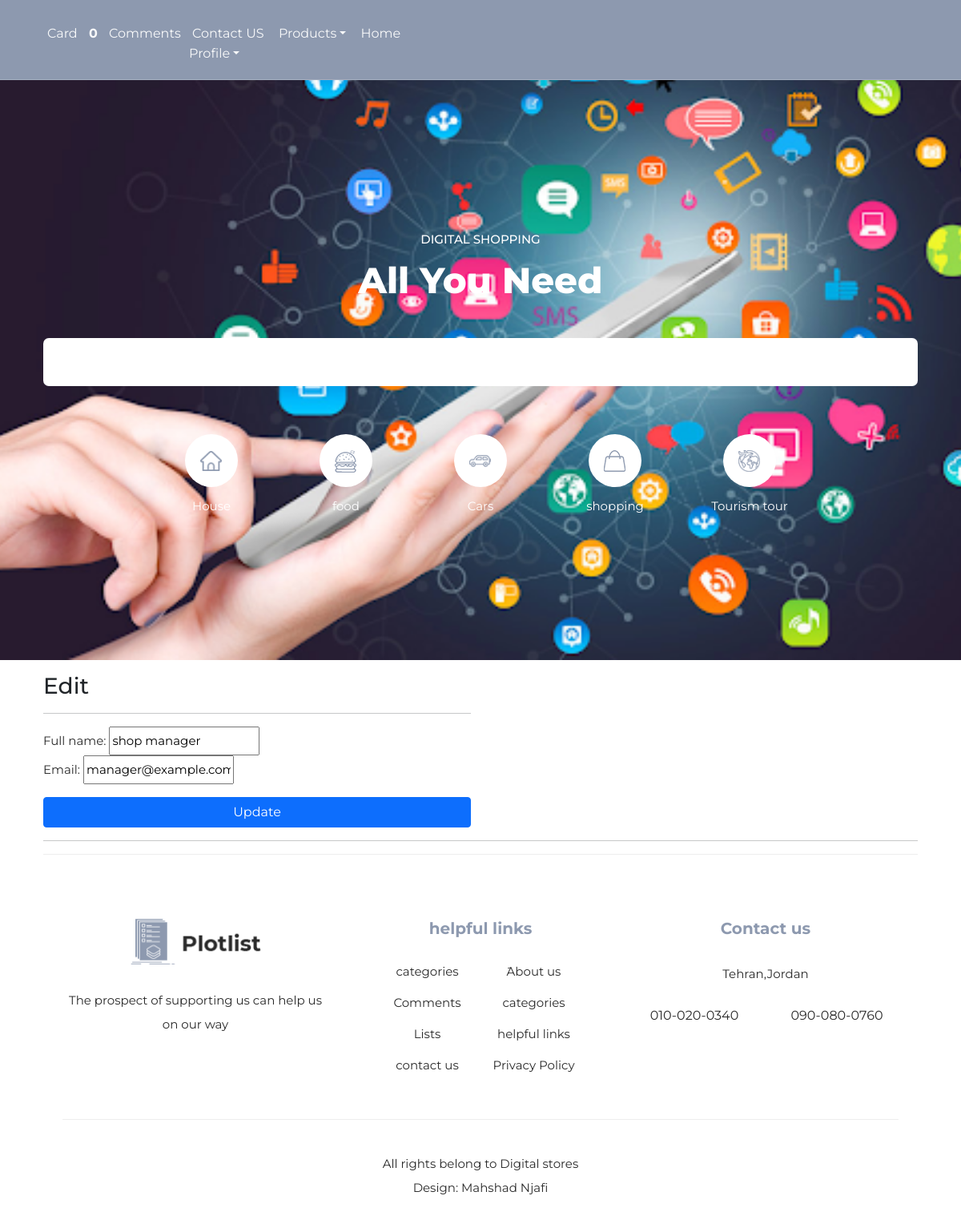
Screenshot of /accounts/profile/edit (signed in) with the database file from the repository.
### accounts/models.py (models this page shows, shortened)
class User(AbstractBaseUser):
    email = models.EmailField(max_length=100, unique=True)
    full_name = models.CharField(max_length=100)
    is_admin = models.BooleanField(default=False)
    is_active = models.BooleanField(default=True)
    likes = models.ManyToManyField(Product, blank=True, related_name='likes')
    is_manager = models.BooleanField(default=False)
    objects = UserManager()
    USERNAME_FIELD = 'email'
    REQUIRED_FIELDS = ['full_name']
    def get_likes_count(self):
        return self.likes.count()

### accounts/views.py (the view)
# urls.py: path('profile/edit', views.edit_profile, name='edit_profile'),
def edit_profile(request):
    form = EditProfileForm(request.POST, instance=request.user)
    if form.is_valid():
        form.save()
        messages.success(request, 'Your profile has been updated', 'success')
        return redirect('accounts:edit_profile')
    else:
        form = EditProfileForm(instance=request.user)
    context = {'title':'Edit profile', 'form':form}
    return render(request, 'edit_profile.html', context)

### accounts/forms.py
class EditProfileForm(forms.ModelForm):
    class Meta:
        model = User
        fields = ['full_name', 'email']

### cart/utils/cart.py (called while the page is built)
    def __iter__(self):
        product_ids = self.cart.keys()
        products = Product.objects.filter(id__in=product_ids)
        cart = self.cart.copy()
        for product in products:
            cart[str(product.id)]['product'] = product
        for item in cart.values():
            item['total_price'] = int(item['price']) * int(item['quantity'])
            yield item

    def add_cart_session(self):
        cart = self.session.get(CART_SESSION_ID)
        if not cart:
            cart = self.session[CART_SESSION_ID] = {}
        return cart

### online_shop/context_processors.py (called while the page is built)
def return_cart(request):
    cart = len(list(Cart(request)))
    return {'cart_count': cart}

def return_categories(request):
    categories = Category.objects.all()
    return {'categories': categories}

### shop/models.py (called while the page is built)
    def __str__(self):
        return self.title

### accounts/templates/edit_profile.html (shortened to what this page needs)
{% extends "base.html" %} {% load crispy_forms_tags %} {% block content %}
<div class="col-md-6">
  <form method="POST">
    <h3>Edit</h3>
    <hr />
    {{ form.as_p }}
    <div class="form-group">
      <button class="btn btn-primary mt-3 w-100" type="submit">Update</button>
    </div>
  </form>
</div>
{% endblock %}

### shop/templates/base.html (shortened to what this page needs)
{% load static %}
<!DOCTYPE html>
<html lang="en">
  <head>
    <link href="https://cdn.jsdelivr.net/npm/bootstrap@5.3.3/dist/css/bootstrap.min.css" rel="stylesheet">
    <link href="{% static 'bootstrap/css/bootstrap.min.css' %}" rel="stylesheet">
    <link rel="stylesheet" href="{% static 'css/fontawesome.css' %}">
    <link rel="stylesheet" href="{% static 'css/templatemo-plot-listing.css' %}">
    <link rel="stylesheet" href="{% static 'css/animated.css' %}">
    <link rel="stylesheet" href="{% static 'css/owl.css' %}">
    <link rel="stylesheet" href="{% static 'css/style.css' %}">
  </head>
  <body>
  <header class="header-area header-sticky wow slideInDown" data-wow-duration="0.75s" data-wow-delay="0s">
    <div class="container">
    <div class="row">
      <div class="col-12">
        <nav class="nav" style="background-color:none;">
          <div class="header1">
          <a  href="{% url 'cart:show_cart' %}" class="text-light">Card</a>
          {% if request.user.is_authenticated %}
          <b class="text-light ">{{ request.user.get_likes_count}}</b>
          {% endif %}
          <a href="{% url 'shop:favorites' %}" class="text-light ml-5 ">Comments</a>
          <a href="{% url 'shop:home_page' %}" class="text-light ml-5 ">Contact US</a>
          <a class="mt-2 me-1 ms-1 text-light ml-5 dropdown-toggle" id="dropdownUser1" data-bs-toggle="dropdown" aria-expanded="false">Products</a>
          <a href="{% url 'shop:home_page' %}" class="text-light ml-5">Home</a>
          {% if request.user.is_authenticated %}
          <div class="dropdown text-end align-items-right ml-5 pl-5">
            <a href="#" class="btn  text-light me-4 d-block link-light text-decoration-none dropdown-toggle" id="dropdownUser1"
              data-bs-toggle="dropdown" aria-expanded="false">Profile</a>
          </div>
          </div>
          {% else %}
          <div class="header2">
            <a style="margin: 5px;" href="{% url 'accounts:user_login' %}" class="btn btn-primary">login</a>
            <a href="{% url 'accounts:user_register' %}" class="btn btn-primary">Register</a>
          </div>
          {% endif %}
          </div>
     </div>
   </div>
</header>
 <div class="main-banner">
  <div class="container">
    <div class="row">
      <div class="col-lg-12">
        <div class="top-text header-text">
          <h6>Digital Shopping</h6>
          <h2>All you need</h2>
        </div>
      </div>
      <div class="col-lg-12">
        <form id="search-form" name="gs" method="submit" role="search" action="#">
          </div>
      </div>
      <div class="col-lg-10 offset-lg-1">
        <ul class="categories">
          <li>
            <a href=""
              ><span class="icon"
                ><img src="{% static 'images/search-icon-01.png' %}" alt="Home"
              /></span>
              House</a>
          </li>
          <li>
            <a>
              <span class="icon"
                ><img src="{% static 'images/search-icon-02.png' %} " alt="Food"
              /></span><a>
             food</a>
          </li>
          <li>
            <a href="#"
              ><span class="icon"
                ><img src="{% static 'images/search-icon-03.png' %}" alt="Vehicle"
              /></span><a>
              Cars</a
            >
          </li>
          <li>
            <a href="#"
              ><span class="icon"
                ><img src="{% static 'images/search-icon-04.png' %}" alt="Shopping"
              /></span><a>
              shopping</a>
          </li>
          <li>
            <a href="#"
              ><span class="icon"
                ><img src="{% static 'images/search-icon-05.png' %}" alt="Travel"
              /></span><a>
                Tourism tour</a>
          </li>
        </ul>
      </div>
    </div>
  </div>
    <main class="container">
      <div class="row mt-3">
        {% block content %}{% endblock %}
      </div>
    </main>
<div style="text-align: center;"  class="container footer">
  <hr>
  <footer>
    <div class="container">
      <div class="row">
        <div class="col-lg-4">
          <div class="about">
            <div class="logo"><img src="{% static 'images/black-logo.png' %}" alt="Plot Listing" /></div>
            <p> The prospect of supporting us can help us on our way</p>
          </div>
        </div>
        <div class="col-lg-4">
          <div class="helpful-links">
            <h4>helpful links</h4>
            <div class="row">
              <div class="col-lg-6 col-sm-6">
                <ul>
                  <li><a href="#">categories</a></li>
                  <li><a href="#">Comments</a></li>
                  <li><a href="#">Lists</a></li>
                  <li><a href="#">contact us</a></li>
                </ul>
              </div>
              <div class="col-lg-6">
                <ul>
                  <li><a href="#">َAbout us </a></li>
                  <li><a href="#">categories</a></li>
                  <li><a href="#">helpful links</a></li>
                  <li><a href="#">Privacy Policy</a></li>
                </ul>
              </div>
            </div>
          </div>
        </div>
        <div class="col-lg-4">
          <div class="contact-us">
            <h4>Contact us</h4>
            <p>Tehran,Jordan</p>
            <div class="row">
              <div class="col-lg-6">
                <a href="#">010-020-0340</a>
              </div>
              <div class="col-lg-6">
                <a href="#">090-080-0760</a>
              </div>
            </div>
          </div>
        </div>
        <div class="col-lg-12">
          <div class="sub-footer">
            <p>All rights belong to Digital stores
              <br /> Design:  Mahshad Njafi</p>
          </div>
        </div>
      </div>
    </div>
  </footer>
  </body>
</html>

### shop/static/css/templatemo-plot-listing.css (style rules this page uses)
html, body, div, span, applet, object, iframe, h1, h2, h3, h4, h5, h6, p, blockquote, div pre, a, abbr, acronym, address, big, cite, code, del, dfn, em, font, img, ins, kbd, q, s, samp, small, strike, strong, sub, sup, tt, var, b, u, i, center, dl, dt, dd, ol, ul, li, figure, header, nav, section, article, aside, footer, figcaption { margin: 0; padding: 0; border: 0; outline: 0; }
ul, li { padding: 0; margin: 0; list-style: none; }
header, nav, section, article, aside, footer, hgroup { display: block; }
* { box-sizing: border-box; }
html, body { font-family: 'Montserrat', sans-serif; font-weight: 400; background-color: #fff; -ms-text-size-adjust: 100%; -webkit-font-smoothing: antialiased; -moz-osx-font-smoothing: grayscale; }
a { text-decoration: none !important; }
h1, h2, h3, h4, h5, h6 { margin-top: 0px; margin-bottom: 0px; }
ul { margin-bottom: 0px; }
p { font-size: 15px; line-height: 30px; color: #2a2a2a; }
img { margin-bottom: -3px; width: 100%; overflow: hidden; }
html, body { background: #fff; font-family: 'Montserrat', sans-serif; }
.header-area { background-color: transparent; border-bottom: 1px solid rgba(250,250,250,0.2); position: fixed; top: 0px; left: 0px; right: 0px; z-index: 100; height: 100px; -webkit-transition: all .5s ease 0s; -moz-transition: all .5s ease 0s; -o-transition: all .5s ease 0s; transition: all .5s ease 0s; }
.header-area.header-sticky { min-height: 80px; background: #8d99af; }
.header-area .nav { margin-top: 30px; }
.main-banner { background-repeat: no-repeat; background-position: center center; background-size: cover; background-image: url("../images/banner-bg.jpg"); padding: 290px 0px 180px 0px; position: relative; overflow: hidden; }
.main-banner .top-text { text-align: center; }
.main-banner .top-text h6 { color: #fff; font-size: 15px; font-weight: 500; text-transform: uppercase; }
.main-banner .top-text h2 { color: #fff; font-size: 45px; font-weight: 800; text-transform: capitalize; margin-top: 15px; margin-bottom: 45px; }
.main-banner ul.categories { width: 100%; margin-top: 60px; text-align: center; }
.main-banner ul.categories li { display: inline-block; text-align: center; width: 18%; }
.main-banner ul.categories li a { color: #fff; text-align: center; font-size: 15px; margin-top: 15px; }
.main-banner ul.categories li .icon { display: block; margin: 0 auto 12px auto; width: 66px; height: 66px; border-radius: 50%; text-align: center; line-height: 62px; color: #8d99af; background-color: #fff; transition: all .5s; }
.main-banner ul.categories li .icon img { max-width: 27px; }
form#search-form { background-color: #fff; padding: 0px 0px 0px 30px; width: 100%; border-radius: 7px; display: inline-block; text-align: center; }
footer { border-top: 1px solid #eee; padding-top: 80px; }
footer h4 { font-size: 20px; font-weight: 700; color: #8d99af; margin-bottom: 30px; }
footer p, footer a { color: #2a2a2a; }
footer .logo img { max-width: 163px; margin-bottom: 30px; }
footer .helpful-links { margin: 0px 45px; }
footer .helpful-links ul li { display: block; margin-bottom: 15px; }
footer .helpful-links ul li a { font-size: 15px; transition: all .3s; }
footer .contact-us p { margin-bottom: 25px; }
footer .contact-us a { transition: all .3s; }
footer .sub-footer { text-align: center; margin-top: 40px; padding: 40px 0px; border-top: 1px solid #eee; }
@media (max-width: 1200px) { form#search-form { padding: 30px; } }

### shop/static/css/style.css (style rules this page uses)
.nav { display: inline-block; }
.text-light { padding: 0 5px; }

### rows the page displays
User: user.get_likes_count "0", full_name "shop manager", email "manager@example.com"
